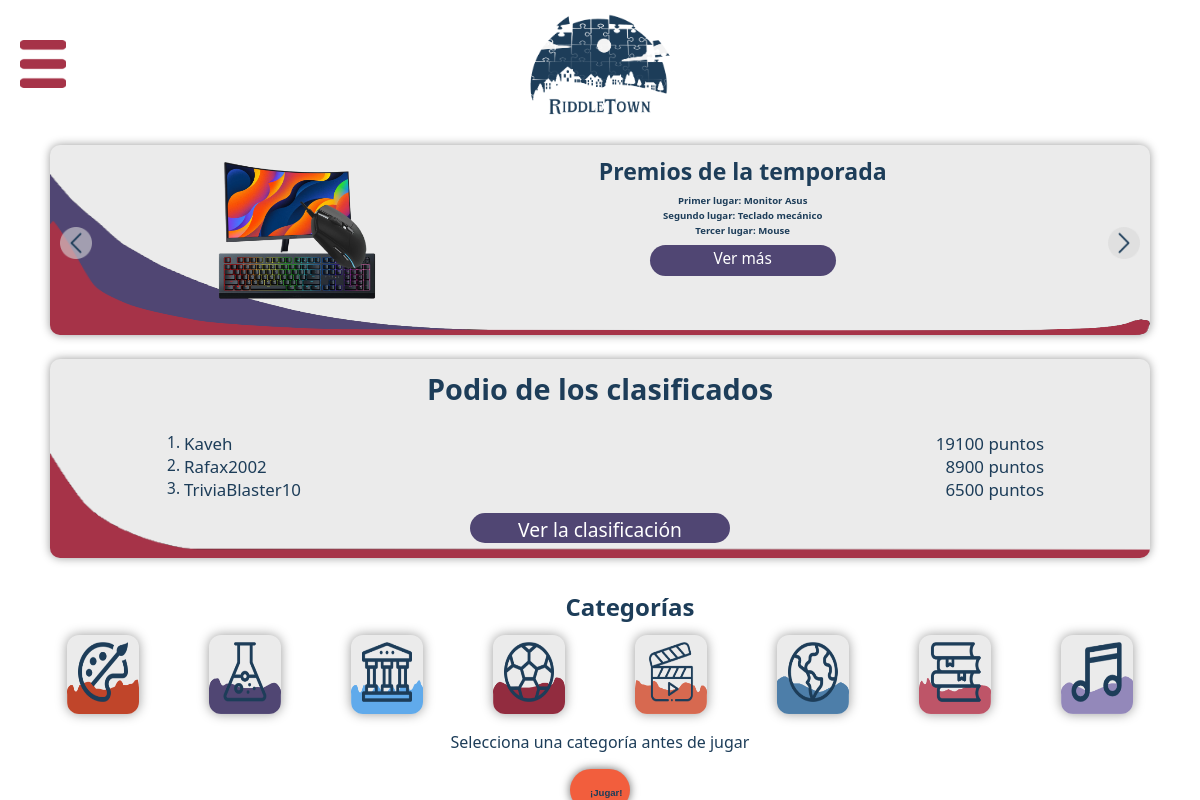
The page / on the database its author committed.
### mainapp/models.py (models this page shows, shortened)
class Ranking(models.Model):
    user = models.ForeignKey(User, on_delete=models.CASCADE, primary_key=True)
    score = models.PositiveIntegerField(default=0)
    position = models.PositiveIntegerField(null=True) #Puede calcularse dinámicamente
    last_updated = models.DateTimeField(auto_now=True)
    class Meta:
        ordering = ['-score']
        verbose_name = 'Ranking'
        verbose_name_plural = 'Rankings'

class User (AbstractBaseUser, PermissionsMixin):
    email = models.EmailField(blank=True, default='',unique = True)
    nickname = models.CharField(max_length=55, blank=True, default='')
    country = models.CharField(max_length=55, blank=True, default='')
    estate = models.CharField(max_length=55, blank=True, default='')
    address = models.CharField(max_length=55, blank=True, default='')
    is_active = models.BooleanField(default=True)
    is_superuser = models.BooleanField(default=False)
    is_staff = models.BooleanField(default=False)
    date_joined = models.DateTimeField(default = timezone.now)
    last_login = models.DateTimeField(blank=True, null = True)
    objects = CustomUserManager()
    USERNAME_FIELD = 'email'
    EMAIL_FIELD = 'email'
    REQUIRED_FIELDS = []
    class Meta:
        verbose_name = 'Usuario'
        verbose_name_plural = 'Usuarios'

class Category(models.Model):
    name = models.CharField(max_length=50, primary_key=True)
    color = models.CharField(max_length=10)
    icon = models.CharField(max_length=50)
    barVector = models.CharField(max_length=70, null=True)
    questionVector = models.CharField(max_length=70, null=True)

### mainapp/views.py (the view)
# urls.py: path('', views.mainpage),       #este será el mismo que se usará para cuando un usuario esté loggeado, pero hace falta dinamizarlo para que cambie cuando haya una sesión
def mainpage(request):
    ranking = Ranking.objects.order_by('-score').all()[:3]
    categorias = list(Category.objects.values())
    context = {
        "categorias" : categorias,
        "ranking" : ranking
    }
    return render(request,'mainapp/home.html', context=context)

### mainapp/templates/mainapp/home.html (shortened to what this page needs)
{% extends 'base.html' %}
{% load static i18n %}
{% block head %}
<link rel="stylesheet" href="{% static 'CSS/homeNoLoginStyles.css' %}"/>
{% endblock %}
{% block content %}
<div class="main-content">
    <div class="content">
        <div class="awards" id="tempAwards">
            <div class="prev" onclick="showAwards('instaAwards')"><a href="#"><img src="{% static 'IMG/flechaCarruselI.png' %}" alt="Hacia atrás"></a></div>
            <div class="premioFisico">
                <img src="{% static 'IMG/premiosFisicos.png' %}" alt="Premio físico"/>
            </div>
            <div class="awardsPositionsContainer">
                <h2>{% trans "Premios de la temporada" %}</h2>
                <div class="awardPosition"><strong>{% trans "Primer lugar" %}: Monitor Asus</strong></div>
                <div class="awardPosition"><strong>{% trans "Segundo lugar" %}: Teclado mecánico</strong></div>
                <div class="awardPosition"><strong>{% trans "Tercer lugar" %}: Mouse</strong></div>
                <div class="buttonAwardsContainer">
                    <a href="#" class="buttonAwards" onclick="openPopup(); openBackground()">{% trans "Ver más" %}</a>
                </div>
            </div>
            <div class="next" onclick="showAwards('instaAwards')"><a href="#"><img src="{% static 'IMG/flechaCarruselD.png' %}" alt="Hacia adelante"></a></div>
        </div>
        <div class="top-ranking">
            <h2>{% trans "Podio de los clasificados" %}</h2>
            <ol class="ranking">
                {% for place in ranking %}
                    <li>
                        <div class="namePerson">{{ place.user.nickname }}</div>
                        <div class="points">{{ place.score }} {% trans "puntos" %}</div>
                    </li>
                {% endfor %}
            </ol>
            <div class="buttonRankingContainer">
                <a href="ranking" class="buttonRanking">{% trans "Ver la clasificación" %}</a>
            </div>
        </div>
        <h2 class="categ">{% trans "Categorías" %}</h2>
        <div class="category-icons">
            {% for categoria in categorias %}
                <div class="category">
                    <img src="{% static categoria.icon %}" alt="{{ categoria.name }}" onclick="selectCategory(this); document.getElementById('selectedCategory').value = '{{ categoria.name }}'">
                </div>
            {% endfor %}
        </div>
        <p class="selectCategory">{% trans "Selecciona una categoría antes de jugar" %}</p>
        <form method="POST" action="play/">
            {% include 'play_component.html' %}
        </form>
    </div>
</div>
{% endblock %}

### mainapp/templates/base.html (shortened to what this page needs)
<!DOCTYPE html>
{% load static %}
{% load i18n %}
<html lang="es">
<head>
    <link rel="stylesheet" href="{% static 'CSS/base.css' %}">
    {% block head %}
    {% endblock %}
</head>
<body>
    <div class="main-content">
        <header>
            <div class="menu-icon" onclick="toggleSidebar(); toggleBackground()">
                <img src="{% static 'IMG/menu_icon.png' %}" alt="Menu Icon">
            </div>
            <div class="logoMobile">
                <a href="/"> <img src="{% static 'IMG/logoV2.0.png' %}" alt="RiddleTown Logo"></a>
            </div>
        </header>
        {% block content%}
        {% endblock %}
    </div>
</body>
</html>

### mainapp/templates/play_component.html
{% load i18n %}
<div class="buttonPlayContainer">
    <button type="submit" class="buttonPlay">
        <strong>{% trans "¡Jugar!" %}</strong>
    </button>
</div>

### rows shown on the page
Ranking: user.nickname "Kaveh", score "19100"
Ranking: user.nickname "Rafax2002", score "8900"
Ranking: user.nickname "TriviaBlaster10", score "6500"
Category: icon (picture)
Category: icon (picture)
Category: icon (picture)
Category: icon (picture)
Category: icon (picture)
Category: icon (picture)
Category: icon (picture)
Category: icon (picture)
